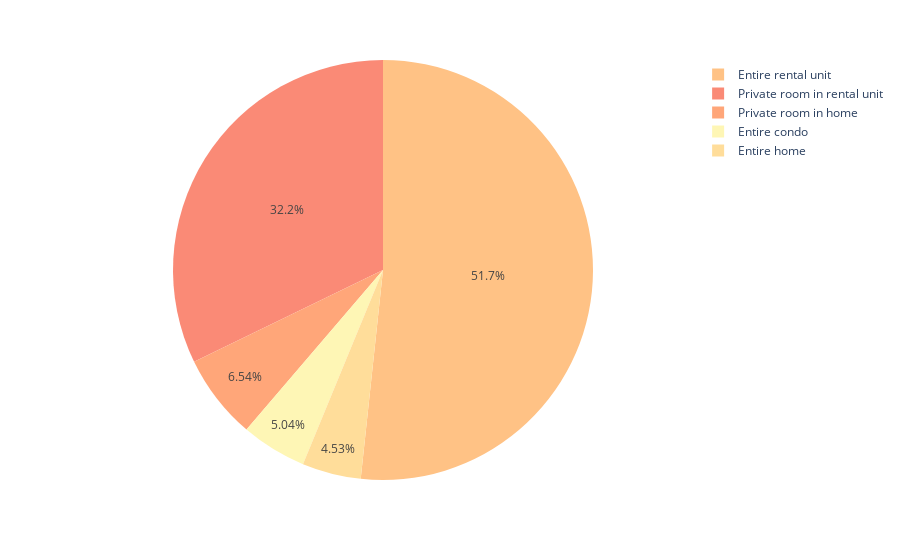

The cell this chart's notebook holds for it:
### Code cell
level_count = pd.DataFrame(listing_type["property_type"].value_counts()).reset_index().rename(columns = {"index":"property_type", "property_type": "count"})
level_count = level_count.sort_values("property_type").reset_index(drop = True)

fig = px.pie(level_count, values="count", names="property_type", color = "property_type",
            color_discrete_sequence = px.colors.sequential.Pinkyl)
fig.show()

### Figure 1 — Plotly figure (JSON) as saved in the notebook; plotly's stock layout.template omitted (floating-point values rounded to 4 significant figures)
{"data": [{"customdata": [["Entire condo"], ["Entire home"], ["Entire rental unit"], ["Private room in home"], ["Private room in rental unit"]], "domain": {"x": [0, 1], "y": [0, 1]}, "hovertemplate": "property_type=%{customdata[0]}<br>count=%{value}<extra></extra>", "labels": ["Entire condo", "Entire home", "Entire rental unit", "Private room in home", "Private room in rental unit"], "legendgroup": "", "marker": {"colors": ["rgb(254, 246, 181)", "rgb(255, 221, 154)", "rgb(255, 194, 133)", "rgb(255, 166, 121)", "rgb(250, 138, 118)"]}, "name": "", "showlegend": true, "type": "pie", "values": [1642, 1476, 16842, 2132, 10489]}], "layout": {"legend": {"tracegroupgap": 0}, "margin": {"t": 60}, "piecolorway": ["rgb(254, 246, 181)", "rgb(255, 221, 154)", "rgb(255, 194, 133)", "rgb(255, 166, 121)", "rgb(250, 138, 118)", "rgb(241, 109, 122)", "rgb(225, 83, 131)"]}}
